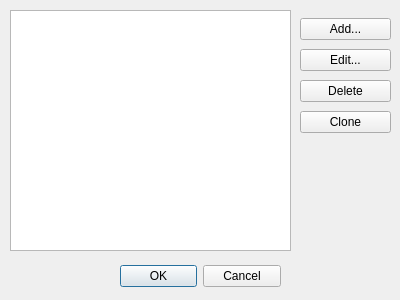
<?xml version="1.0" encoding="UTF-8"?>
<ui version="4.0">
 <class>DialogInterfaceSelect</class>
 <widget class="QDialog" name="DialogInterfaceSelect">
  <property name="geometry">
   <rect>
    <x>0</x>
    <y>0</y>
    <width>400</width>
    <height>300</height>
   </rect>
  </property>
  <property name="windowTitle">
   <string>Select interface to use</string>
  </property>
  <property name="modal">
   <bool>true</bool>
  </property>
  <widget class="QDialogButtonBox" name="buttonBox">
   <property name="geometry">
    <rect>
     <x>120</x>
     <y>260</y>
     <width>161</width>
     <height>32</height>
    </rect>
   </property>
   <property name="layoutDirection">
    <enum>Qt::LeftToRight</enum>
   </property>
   <property name="orientation">
    <enum>Qt::Horizontal</enum>
   </property>
   <property name="standardButtons">
    <set>QDialogButtonBox::Cancel|QDialogButtonBox::Ok</set>
   </property>
  </widget>
  <widget class="QTreeView" name="treeViewInterfaces">
   <property name="geometry">
    <rect>
     <x>10</x>
     <y>10</y>
     <width>281</width>
     <height>241</height>
    </rect>
   </property>
   <property name="editTriggers">
    <set>QAbstractItemView::NoEditTriggers</set>
   </property>
   <property name="showDropIndicator" stdset="0">
    <bool>true</bool>
   </property>
   <property name="rootIsDecorated">
    <bool>true</bool>
   </property>
   <attribute name="headerVisible">
    <bool>false</bool>
   </attribute>
  </widget>
  <widget class="QWidget" name="verticalLayoutWidget">
   <property name="geometry">
    <rect>
     <x>300</x>
     <y>10</y>
     <width>91</width>
     <height>131</height>
    </rect>
   </property>
   <layout class="QVBoxLayout" name="verticalLayout">
    <property name="spacing">
     <number>1</number>
    </property>
    <property name="sizeConstraint">
     <enum>QLayout::SetDefaultConstraint</enum>
    </property>
    <item>
     <widget class="QPushButton" name="btnAdd">
      <property name="toolTip">
       <string>&lt;html&gt;&lt;head/&gt;&lt;body&gt;&lt;p&gt;Add new interface&lt;/p&gt;&lt;/body&gt;&lt;/html&gt;</string>
      </property>
      <property name="text">
       <string>Add...</string>
      </property>
     </widget>
    </item>
    <item>
     <widget class="QPushButton" name="btnEdit">
      <property name="toolTip">
       <string>&lt;html&gt;&lt;head/&gt;&lt;body&gt;&lt;p&gt;Edit selected interface&lt;/p&gt;&lt;/body&gt;&lt;/html&gt;</string>
      </property>
      <property name="text">
       <string>Edit...</string>
      </property>
     </widget>
    </item>
    <item>
     <widget class="QPushButton" name="btnDelete">
      <property name="toolTip">
       <string>&lt;html&gt;&lt;head/&gt;&lt;body&gt;&lt;p&gt;Delete selected interface&lt;/p&gt;&lt;/body&gt;&lt;/html&gt;</string>
      </property>
      <property name="text">
       <string>Delete</string>
      </property>
     </widget>
    </item>
    <item>
     <widget class="QPushButton" name="btnClone">
      <property name="toolTip">
       <string>&lt;html&gt;&lt;head/&gt;&lt;body&gt;&lt;p&gt;Make a copy of the selected interface&lt;/p&gt;&lt;/body&gt;&lt;/html&gt;</string>
      </property>
      <property name="text">
       <string>Clone</string>
      </property>
     </widget>
    </item>
   </layout>
  </widget>
 </widget>
 <resources/>
 <connections>
  <connection>
   <sender>buttonBox</sender>
   <signal>accepted()</signal>
   <receiver>DialogInterfaceSelect</receiver>
   <slot>accept()</slot>
   <hints>
    <hint type="sourcelabel">
     <x>248</x>
     <y>254</y>
    </hint>
    <hint type="destinationlabel">
     <x>157</x>
     <y>274</y>
    </hint>
   </hints>
  </connection>
  <connection>
   <sender>buttonBox</sender>
   <signal>rejected()</signal>
   <receiver>DialogInterfaceSelect</receiver>
   <slot>reject()</slot>
   <hints>
    <hint type="sourcelabel">
     <x>316</x>
     <y>260</y>
    </hint>
    <hint type="destinationlabel">
     <x>286</x>
     <y>274</y>
    </hint>
   </hints>
  </connection>
 </connections>
</ui>
